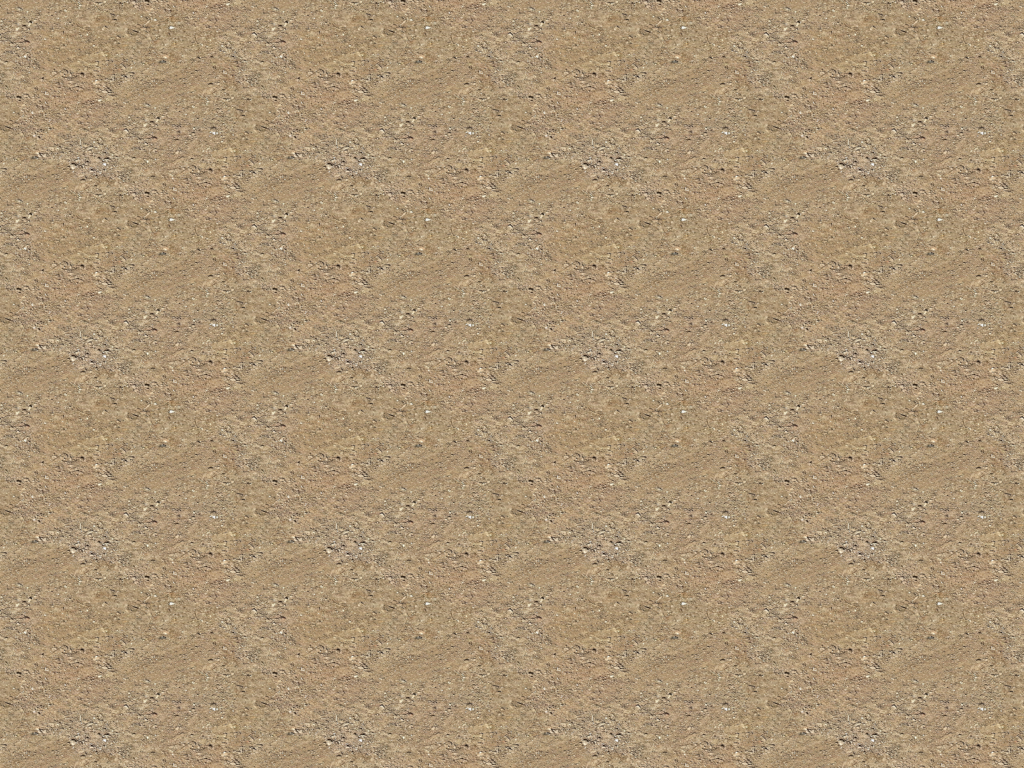

Rendered tile map (Tiled .tmx) drawn with the repository's tilesets; below, a short description and the full map source, tile grids included:
An orthogonal 4x4 tile map with 256x192 px tiles, 1 tile layer (TileLayer1), 2 tilesets and 2 objects (Player, Cowboy).

<map version="1.2" tiledversion="1.2.3" orientation="orthogonal" renderorder="right-down" width="4" height="4" tilewidth="256" tileheight="192" infinite="0" nextlayerid="3" nextobjectid="3">
 <tileset firstgid="1" source="Dirt.tsx" />
 <tileset firstgid="2" source="Hat.tsx" />
 <layer id="1" name="TileLayer1" width="4" height="4">
  <data encoding="csv">
1,1,1,1,
1,1,1,1,
1,1,1,1,
1,1,1,1
</data>
 </layer>
 <objectgroup id="2" name="ObjectLayer">
  <object id="1" name="GoodGuy" type="Player" gid="2" x="512" y="662" width="200" height="192" />
  <object id="2" name="BadGuy" type="Cowboy" gid="2" x="512" y="112" width="200" height="192" />
 </objectgroup>
</map>
